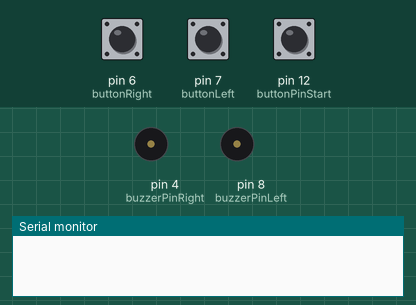
Simulated run of this sketch. Board: Arduino Uno, built with avr-gcc and run on an emulated ATmega328P. On the bench: buzzer (waves = sounding, pin HIGH), the last lines printed to the serial monitor. The inputs (shaded band) are chosen by the test bench; at power-on: pin 12 (buttonPinStart) HIGH, pin 6 (buttonRight) LOW, pin 7 (buttonLeft) LOW. Random numbers use the default seed unless the sketch sets one.

Above: at 1.2 s.
1.3 s: pin 12 (buttonPinStart) pulled LOW for 0.15 s
At 2.7 s:
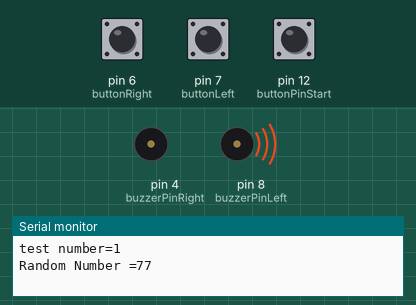
At 45.6 s:
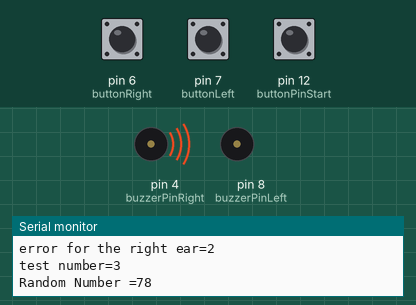
Timing chart, 0 to 46.8 s (numbered marks = the images above; inputs shaded):
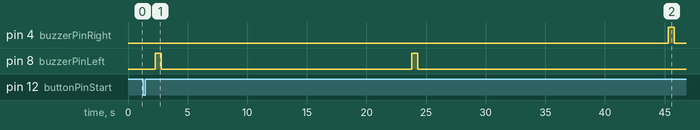

The sketch:

buzzerbothsides_buttonsbothsides.ino
```cpp
/* this code is intended for the hearing portion of Team 17's Redesign Project
// the code begins by a press of a button
// beeping from piezobuzzers is randomized for left and right ears and the helmet user will
// indicate whether they hear the buzzer by pressing either a left button or a right button
// this code will count successes and error and indicate a pass rate with a set of LED lights
*/


//initializing variables

int buzzerStateLeft = 0;
int buzzerStateRight = 0;
int buzzerPinLeft = 8;
int buzzerPinRight = 4;
int buttonPinStart = 12;
int buttonNew = 0;
int buttonOld = 0;
int buttonLeft = 7;
int buttonLeftCt = 0;
int buttonRight = 6;
int buttonRightCt = 0;
int errorLeft= 0;
int errorRight = 0;
int run;
int testCount = 1;
int beginTime;
int lastTime;
;


void setup() {
  // put your setup code here, to run once:
run = 0; //the code starts stopped (nothing is running)

pinMode(buttonLeft, INPUT);
pinMode(buttonRight, INPUT);
pinMode(buzzerPinLeft, OUTPUT);
pinMode(buzzerPinRight, OUTPUT);
pinMode(buttonPinStart, INPUT);
digitalWrite(buzzerPinRight, LOW);
digitalWrite(buzzerPinLeft, LOW);
Serial.begin(9600);
}

void loop()
{
  // put your main code here, to run repeatedly

  //PUSH BUTTON TO START ENTIRE HEARING TEST
  buttonNew = digitalRead(buttonPinStart);

  if(digitalRead(buttonPinStart)==LOW) //off
  {
    if (run==0){
      run = 255;
    }

    else {
      run = 0;
    }
  }

  /*
  // checking testCount for 5 tests
  // if less than five it will continue
  */
  while (run>0)
  {

  if (testCount==6)
     {
     Serial.print("done");
     delay(5000);
     exit(0);
     }

  else
    {
     Serial.print("test number=");
     Serial.println(testCount);
    }

  delay (1000);

  /*
   * randomizing left and right buzzers for the test
   * selects a random number, divides it by two, then checks for a remainder
   * if even, remainder is zero, and it plays right buzzer
   * if odd, remainder is 1 (not equal to zero), and it plays left buzzer
   */
  int x = random(1, 100);
  int evenOrOdd = x % 2;

  //printing random numbers to check

  Serial.print("Random Number =");
  Serial.println(x);


  // RIGHT = EVEN
   if (evenOrOdd==0)
    {
    digitalWrite(buzzerPinRight, HIGH);
    digitalWrite(buzzerPinLeft, LOW);
    delay(500);
    digitalWrite(buzzerPinRight, LOW);
    buzzerStateRight = 1; // buzzer state 1 means the buzzer did ring
    }


    // LEFT = ODD
    else
     {
     digitalWrite(buzzerPinLeft, HIGH); //left rings
     digitalWrite(buzzerPinRight, LOW); //right stays silent
     delay(500);
     digitalWrite(buzzerPinLeft, LOW);  //left goes quiet after half a second
     buzzerStateLeft = 1;               //increments a counter for the amt of times the left buzzer has rang
     }

/*
// a while loop that waits 10 seconds and constantly
// checks if the button is pressed even once (change a variable to high)
// then after the time period, check that variable whether it is high or low
*/
   int buttonPressedLeft = 0;
   int buttonPressedRight = 0;
   beginTime = millis();
   int elapsedTime = 0;

   while(elapsedTime < 10000 ) // 10 seconds = 10000 milliseconds
    {
     lastTime = millis();
     elapsedTime = lastTime - beginTime;

     if(digitalRead(buttonLeft)==HIGH)
     {
      buttonPressedLeft = 1;
     }

     if(digitalRead(buttonRight)==HIGH)
     {
      buttonPressedRight = 1;
     }
    }

/*Recording the state of the buttons for tallying purposes
 *
 *
 */

    // state of the left button
    if(buttonPressedLeft==1)
     {
      buttonLeftCt = buttonLeftCt + 1;      // counter for the amt of times the LEFT button is hit
                                            // if the button IS hit (state HIGH) then add one to the counter
     }

    else
      {
       errorLeft = errorLeft + 1;            // LEFT button was NOT hit so the player got it wrong
      }


    // state of the right button
    if (buttonPressedRight==1)
     {
      buttonRightCt = buttonRightCt + 1;       // counter for the amt of time the RIGHT button is hit
                                               // if the button was hit (state HIGH) then add one to counter
     }
    else
      {
       errorRight = errorRight + 1; // RIGHT button was NOT hit so the player got it wrong
      }

   //Printing values and labels (for testing purposes)
   Serial.print ("button left count = ");
   Serial.println(buttonLeftCt);
   Serial.print ("button right count = ");
   Serial.println(buttonRightCt);
   delay (5000);
   Serial.print ("error for the left ear=");
   Serial.println(errorLeft);
   Serial.print ("error for the right ear=");
   Serial.println(errorRight);
   delay (5000);
   testCount = testCount+1;
  // buttonOld = buttonNew;


  }

}

// end of main loop
```

Measured:
- after the input at 1.3 s, pin 4 (buzzerPinRight): LOW → HIGH after 44.0 s, → LOW 0.50 s later; pin 8 (buzzerPinLeft): alternates HIGH for 0.50 s and LOW for 21.0 s, starting after 1.0 s
